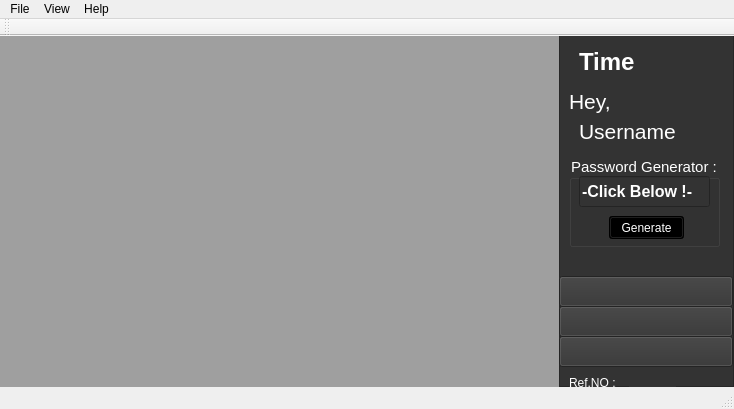
<?xml version="1.0" encoding="UTF-8"?>
<ui version="4.0">
 <class>PassVault</class>
 <widget class="QMainWindow" name="PassVault">
  <property name="geometry">
   <rect>
    <x>0</x>
    <y>0</y>
    <width>734</width>
    <height>409</height>
   </rect>
  </property>
  <property name="sizePolicy">
   <sizepolicy hsizetype="Fixed" vsizetype="Fixed">
    <horstretch>0</horstretch>
    <verstretch>0</verstretch>
   </sizepolicy>
  </property>
  <property name="maximumSize">
   <size>
    <width>734</width>
    <height>409</height>
   </size>
  </property>
  <property name="windowTitle">
   <string>PassVault</string>
  </property>
  <property name="windowIcon">
   <iconset resource="resources.qrc">
    <normaloff>:/file/change_password_png_5_nMu_icon.ico</normaloff>:/file/change_password_png_5_nMu_icon.ico</iconset>
  </property>
  <widget class="QWidget" name="centralWidget">
   <widget class="QMdiArea" name="mdiArea">
    <property name="geometry">
     <rect>
      <x>0</x>
      <y>0</y>
      <width>561</width>
      <height>351</height>
     </rect>
    </property>
   </widget>
   <widget class="QFrame" name="frame">
    <property name="geometry">
     <rect>
      <x>559</x>
      <y>-10</y>
      <width>175</width>
      <height>361</height>
     </rect>
    </property>
    <property name="autoFillBackground">
     <bool>false</bool>
    </property>
    <property name="styleSheet">
     <string notr="true">background-color: rgb(51, 51, 51);</string>
    </property>
    <property name="frameShape">
     <enum>QFrame::StyledPanel</enum>
    </property>
    <property name="frameShadow">
     <enum>QFrame::Raised</enum>
    </property>
    <widget class="QLabel" name="label_4">
     <property name="geometry">
      <rect>
       <x>10</x>
       <y>60</y>
       <width>71</width>
       <height>31</height>
      </rect>
     </property>
     <property name="font">
      <font>
       <pointsize>16</pointsize>
      </font>
     </property>
     <property name="styleSheet">
      <string notr="true">color:rgb(255,255,255)</string>
     </property>
     <property name="text">
      <string>Hey,</string>
     </property>
    </widget>
    <widget class="QLabel" name="label_2">
     <property name="geometry">
      <rect>
       <x>20</x>
       <y>20</y>
       <width>141</width>
       <height>31</height>
      </rect>
     </property>
     <property name="font">
      <font>
       <pointsize>18</pointsize>
       <weight>75</weight>
       <italic>false</italic>
       <bold>true</bold>
       <underline>false</underline>
       <strikeout>false</strikeout>
      </font>
     </property>
     <property name="accessibleName">
      <string>tttt</string>
     </property>
     <property name="styleSheet">
      <string notr="true">color:rgb(255,255,255)</string>
     </property>
     <property name="text">
      <string>Time</string>
     </property>
    </widget>
    <widget class="QLabel" name="label_3">
     <property name="geometry">
      <rect>
       <x>20</x>
       <y>90</y>
       <width>121</width>
       <height>31</height>
      </rect>
     </property>
     <property name="font">
      <font>
       <pointsize>16</pointsize>
      </font>
     </property>
     <property name="styleSheet">
      <string notr="true">color:rgb(255,255,255)</string>
     </property>
     <property name="text">
      <string>Username</string>
     </property>
    </widget>
    <widget class="QGroupBox" name="groupBox">
     <property name="geometry">
      <rect>
       <x>10</x>
       <y>130</y>
       <width>151</width>
       <height>91</height>
      </rect>
     </property>
     <property name="font">
      <font>
       <pointsize>11</pointsize>
      </font>
     </property>
     <property name="styleSheet">
      <string notr="true">color:rgb(255,255,255)</string>
     </property>
     <property name="title">
      <string>Password Generator :</string>
     </property>
     <widget class="QPushButton" name="pushButton_4">
      <property name="geometry">
       <rect>
        <x>40</x>
        <y>60</y>
        <width>75</width>
        <height>23</height>
       </rect>
      </property>
      <property name="cursor">
       <cursorShape>PointingHandCursor</cursorShape>
      </property>
      <property name="styleSheet">
       <string notr="true">background-color:rgb(0,0,0)</string>
      </property>
      <property name="text">
       <string>Generate</string>
      </property>
     </widget>
     <widget class="QLineEdit" name="lineEdit">
      <property name="geometry">
       <rect>
        <x>10</x>
        <y>20</y>
        <width>131</width>
        <height>31</height>
       </rect>
      </property>
      <property name="font">
       <font>
        <pointsize>12</pointsize>
        <weight>75</weight>
        <bold>true</bold>
       </font>
      </property>
      <property name="text">
       <string>-Click Below !-</string>
      </property>
     </widget>
    </widget>
    <widget class="QPushButton" name="pushButton_3">
     <property name="geometry">
      <rect>
       <x>0</x>
       <y>310</y>
       <width>174</width>
       <height>31</height>
      </rect>
     </property>
     <property name="cursor">
      <cursorShape>PointingHandCursor</cursorShape>
     </property>
     <property name="text">
      <string/>
     </property>
     <property name="icon">
      <iconset resource="resources.qrc">
       <normaloff>:/file/signout.jpg</normaloff>:/file/signout.jpg</iconset>
     </property>
     <property name="iconSize">
      <size>
       <width>175</width>
       <height>31</height>
      </size>
     </property>
    </widget>
    <widget class="QPushButton" name="pushButton">
     <property name="geometry">
      <rect>
       <x>0</x>
       <y>250</y>
       <width>174</width>
       <height>31</height>
      </rect>
     </property>
     <property name="cursor">
      <cursorShape>PointingHandCursor</cursorShape>
     </property>
     <property name="text">
      <string/>
     </property>
     <property name="icon">
      <iconset resource="resources.qrc">
       <normaloff>:/file/savepass.jpg</normaloff>:/file/savepass.jpg</iconset>
     </property>
     <property name="iconSize">
      <size>
       <width>175</width>
       <height>31</height>
      </size>
     </property>
    </widget>
    <widget class="QPushButton" name="pushButton_2">
     <property name="geometry">
      <rect>
       <x>0</x>
       <y>280</y>
       <width>174</width>
       <height>31</height>
      </rect>
     </property>
     <property name="cursor">
      <cursorShape>PointingHandCursor</cursorShape>
     </property>
     <property name="text">
      <string/>
     </property>
     <property name="icon">
      <iconset resource="resources.qrc">
       <normaloff>:/file/showpass.jpg</normaloff>:/file/showpass.jpg</iconset>
     </property>
     <property name="iconSize">
      <size>
       <width>175</width>
       <height>31</height>
      </size>
     </property>
    </widget>
    <widget class="QLabel" name="label_5">
     <property name="geometry">
      <rect>
       <x>10</x>
       <y>350</y>
       <width>47</width>
       <height>13</height>
      </rect>
     </property>
     <property name="styleSheet">
      <string notr="true">color:rgb(255,255,255)</string>
     </property>
     <property name="text">
      <string>Ref.NO :</string>
     </property>
    </widget>
    <widget class="QLabel" name="label">
     <property name="geometry">
      <rect>
       <x>70</x>
       <y>350</y>
       <width>47</width>
       <height>13</height>
      </rect>
     </property>
     <property name="cursor">
      <cursorShape>ArrowCursor</cursorShape>
     </property>
     <property name="styleSheet">
      <string notr="true">color:rgb(255,255,255)</string>
     </property>
     <property name="text">
      <string/>
     </property>
    </widget>
   </widget>
  </widget>
  <widget class="QMenuBar" name="menuBar">
   <property name="geometry">
    <rect>
     <x>0</x>
     <y>0</y>
     <width>734</width>
     <height>21</height>
    </rect>
   </property>
   <widget class="QMenu" name="menuFile">
    <property name="title">
     <string>File</string>
    </property>
    <addaction name="actionNew_Account"/>
    <addaction name="actionExit"/>
   </widget>
   <widget class="QMenu" name="menuView">
    <property name="title">
     <string>View</string>
    </property>
    <addaction name="actionShow_My_Passwords"/>
    <addaction name="actionDelete_Password"/>
    <addaction name="actionUpdate_Password"/>
   </widget>
   <widget class="QMenu" name="menuHelp">
    <property name="title">
     <string>Help</string>
    </property>
    <addaction name="actionAbout"/>
   </widget>
   <addaction name="menuFile"/>
   <addaction name="menuView"/>
   <addaction name="menuHelp"/>
  </widget>
  <widget class="QToolBar" name="mainToolBar">
   <attribute name="toolBarArea">
    <enum>TopToolBarArea</enum>
   </attribute>
   <attribute name="toolBarBreak">
    <bool>false</bool>
   </attribute>
  </widget>
  <widget class="QStatusBar" name="statusBar"/>
  <action name="actionNew_Account">
   <property name="text">
    <string>New Account</string>
   </property>
  </action>
  <action name="actionExit">
   <property name="text">
    <string>Exit</string>
   </property>
  </action>
  <action name="actionShow_My_Passwords">
   <property name="text">
    <string>Show My Passwords</string>
   </property>
  </action>
  <action name="actionAbout">
   <property name="text">
    <string>About</string>
   </property>
  </action>
  <action name="actionDelete_Password">
   <property name="text">
    <string>Delete Password</string>
   </property>
  </action>
  <action name="actionUpdate_Password">
   <property name="text">
    <string>Update Password</string>
   </property>
  </action>
 </widget>
 <layoutdefault spacing="6" margin="11"/>
 <tabstops>
  <tabstop>pushButton_4</tabstop>
  <tabstop>pushButton</tabstop>
  <tabstop>pushButton_2</tabstop>
  <tabstop>pushButton_3</tabstop>
 </tabstops>
 <resources>
  <include location="resources.qrc"/>
 </resources>
 <connections/>
</ui>
